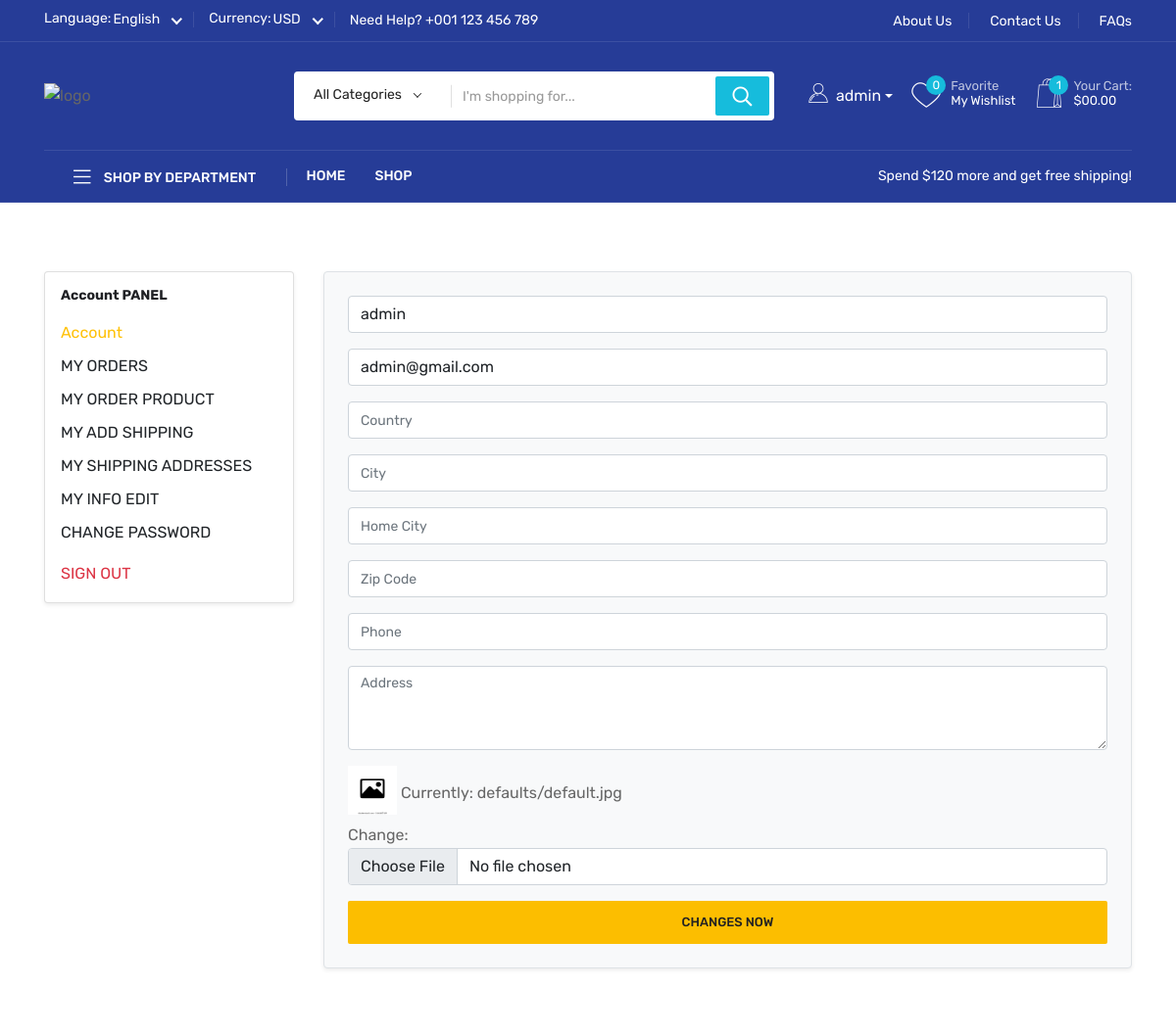
The page /account/user-info-edit/ (signed in, upper part) on the database as committed earlier.
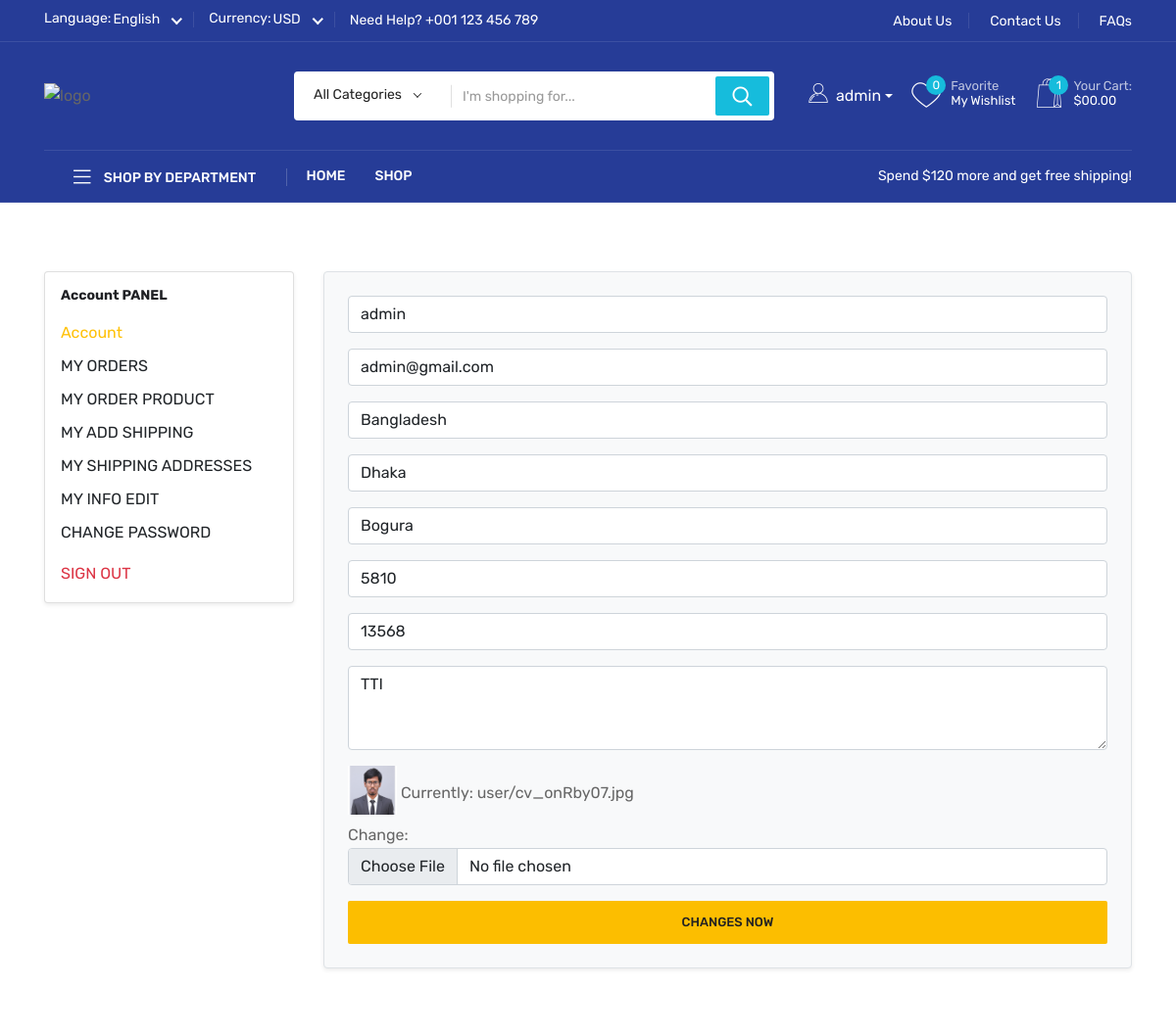
The same page on the database as committed later.
### account/models.py (models this page shows, shortened)
class User(AbstractBaseUser, PermissionsMixin):
    username = models.CharField(
        max_length=150,
        unique=True,
        validators=[UnicodeUsernameValidator()]
    )
    email = models.EmailField(max_length=150, unique=True)
    image = models.ImageField(upload_to='user/', default='defaults/default.jpg')
    country = models.CharField(max_length=150, blank=True, null=True)
    city = models.CharField(max_length=150, blank=True, null=True)
    home_city = models.CharField(max_length=150, blank=True, null=True)
    zip_code = models.CharField(max_length=15, blank=True, null=True)
    phone = models.CharField(max_length=16, blank=True, null=True)
    address = models.TextField(max_length=500, blank=True, null=True)
    is_active = models.BooleanField(default=True)
    is_staff = models.BooleanField(default=False)
    created_at = models.DateTimeField(auto_now_add=True)
    updated_at = models.DateTimeField(auto_now=True)
    objects = Manager()
    USERNAME_FIELD = "username"
    REQUIRED_FIELDS = ["email"]
    class Meta:
        ordering = ['id']
        verbose_name_plural = "01. Users"

### account/views.py (the view, shortened to what this page needs)
# urls.py: path('user-info-edit/', UserInfoEditView.as_view(), name='user-info-edit'),
@method_decorator(never_cache, name='dispatch')
class UserInfoEditView(LoginRequiredMixin, generic.View):
    def get(self, request):
        form = UserForm(instance=request.user)
        return render(request, 'account/user-info-edit.html', {'form': form})

### account/forms.py
class UserForm(forms.ModelForm):
    def __init__(self, *args, **kwargs):
        super().__init__(*args, **kwargs)
        for field in self.fields:
            self.fields[field].widget.attrs.update({'class': 'form-control'})
    class Meta:
        model = User
        fields = (
            'username', 'email', 'image', 'country', 'city', 'home_city', 'zip_code', 'phone', 'address',
        )
        widgets = {
            'username': forms.TextInput(attrs={'placeholder': 'Username'}),
            'email': forms.EmailInput(attrs={'placeholder': 'Email'}),
            'country': forms.TextInput(attrs={'placeholder': 'Country'}),
            'city': forms.TextInput(attrs={'placeholder': 'City'}),
            'home_city': forms.TextInput(attrs={'placeholder': 'Home City'}),
            'zip_code': forms.TextInput(attrs={'placeholder': 'Zip Code'}),
            'phone': forms.TextInput(attrs={'placeholder': 'Phone'}),
            'address': forms.Textarea(attrs={'placeholder': 'Address', 'rows': 3}),
        }

### templates/account/user-info-edit.html (shortened to what this page needs)
{% extends 'base.html' %}
{% load static %}
{% block main_content %}
<main>
    <div class="account-area mt-70 mb-70">
        <div class="container">
            <div class="row">
                <div class="col-3 mb-4">
                    {% include "account/sidebar.html" %}
                </div>
                <div class="col-9 mx-auto">
                    <form method="post" enctype="multipart/form-data" class="border p-4 rounded shadow-sm bg-light">
                        <div class="form-group mb-3">
                            {{ form.username }}
                        </div>
                        <div class="form-group mb-3">
                            {{ form.email }}
                        </div>
                        <div class="form-group mb-3">
                            {{ form.country }}
                        </div>
                        <div class="form-group mb-3">
                            {{ form.city }}
                        </div>
                        <div class="form-group mb-3">
                            {{ form.home_city }}
                        </div>
                        <div class="form-group mb-3">
                            {{ form.zip_code }}
                        </div>
                        <div class="form-group mb-3">
                            {{ form.phone }}
                        </div>
                        <div class="form-group mb-3">
                            {{ form.address }}
                        </div>
                        <div class="form-group mb-3">
                            {% if user.image %}
                                <img src="{{ user.image.url }}" alt="User Image" style="width: 50px; height: 50px;" class="mb-2"/>
                            {% else %}
                                <img src="{% static 'media/defaults/default.jpg' %}" alt="No Image" style="width: 50px; height: 50px;" class="mb-2"/>
                            {% endif %}
                            {{ form.image }}
                        </div>
                        <button type="submit" class="tp-in-btn w-100">Changes Now</button>
                    </form>
                </div>
            </div>
        </div>
    </div>
</main>
{% endblock main_content %}

### templates/base.html (shortened to what the changed rows need)
{% load static %}
<!doctype html>
<html class="no-js" lang="en">
<head>
    <link rel="stylesheet" href="//cdn.jsdelivr.net/npm/alertifyjs@1.14.0/build/css/alertify.min.css"/>
    <link rel="stylesheet" href="//cdn.jsdelivr.net/npm/alertifyjs@1.14.0/build/css/themes/default.min.css"/>
    <link rel="stylesheet" href="https://cdnjs.cloudflare.com/ajax/libs/font-awesome/7.0.1/css/all.min.css">
    <link rel="stylesheet" href="{% static 'assets/css/preloader.css' %}">
    <link rel="stylesheet" href="{% static 'assets/css/bootstrap.css' %}">
    <link rel="stylesheet" href="{% static 'assets/css/meanmenu.css' %}">
    <link rel="stylesheet" href="{% static 'assets/css/animate.css' %}">
    <link rel="stylesheet" href="{% static 'assets/css/owl-carousel.css' %}">
    <link rel="stylesheet" href="{% static 'assets/css/swiper-bundle.css' %}">
    <link rel="stylesheet" href="{% static 'assets/css/backtotop.css' %}">
    <link rel="stylesheet" href="{% static 'assets/css/magnific-popup.css' %}">
    <link rel="stylesheet" href="{% static 'assets/css/nice-select.css' %}">
    <link rel="stylesheet" href="{% static 'assets/flaticon/flaticon.css' %}">
    <link rel="stylesheet" href="{% static 'assets/css/font-awesome-pro.css' %}">
    <link rel="stylesheet" href="{% static 'assets/css/default.css' %}">
    <link rel="stylesheet" href="{% static 'assets/css/ratings.css' %}">
    <link rel="stylesheet" href="{% static 'assets/css/style.css' %}">
   </head>
   <body>
     <header class="header d-blue-bg">
        <div class="header-mid">
            <div class="container custom-conatiner">
                <div class="heade-mid-inner">
                    <div class="row align-items-center">
                        <div class="col-xl-4 col-lg-5 col-md-8 col-sm-8">
                            <div class="header-action">
                                <div class="dropdown d-inline-flex align-items-center">
                                    <a class="block-userlink d-inline-flex align-items-center dropdown-toggle text-white text-decoration-none"
                                    href="#"
                                    id="authDropdown"
                                    role="button"
                                    data-bs-toggle="dropdown"
                                    aria-expanded="false">
                                        <i class="flaticon-user me-2 text-white" style="font-size: 20px;"></i>
                                        {% if request.user.is_authenticated %}
                                            {{ request.user.username }}
                                        {% else %}
                                            Account
                                        {% endif %}
                                    </a>
                                </div>
                            </div>
                        </div>
                    </div>
                </div>
            </div>
        </div>
     </header>
    {% block main_content %}
    {% endblock main_content %}
</body>
</html>

Rows that differ between the two databases and show on the page:
changed User "admin": country (not shown) → "Bangladesh"; city (not shown) → "Dhaka"; home_city (not shown) → "Bogura"; zip_code (not shown) → "5810"; phone (not shown) → "13568"; address (not shown) → "TTI"; image: picture added in place of a placeholder
Other text that changed with them:
text no longer shown: "Currently: defaults/default.jpg Change:"
text now shown: "Currently: user/cv_onRby07.jpg Change:"
